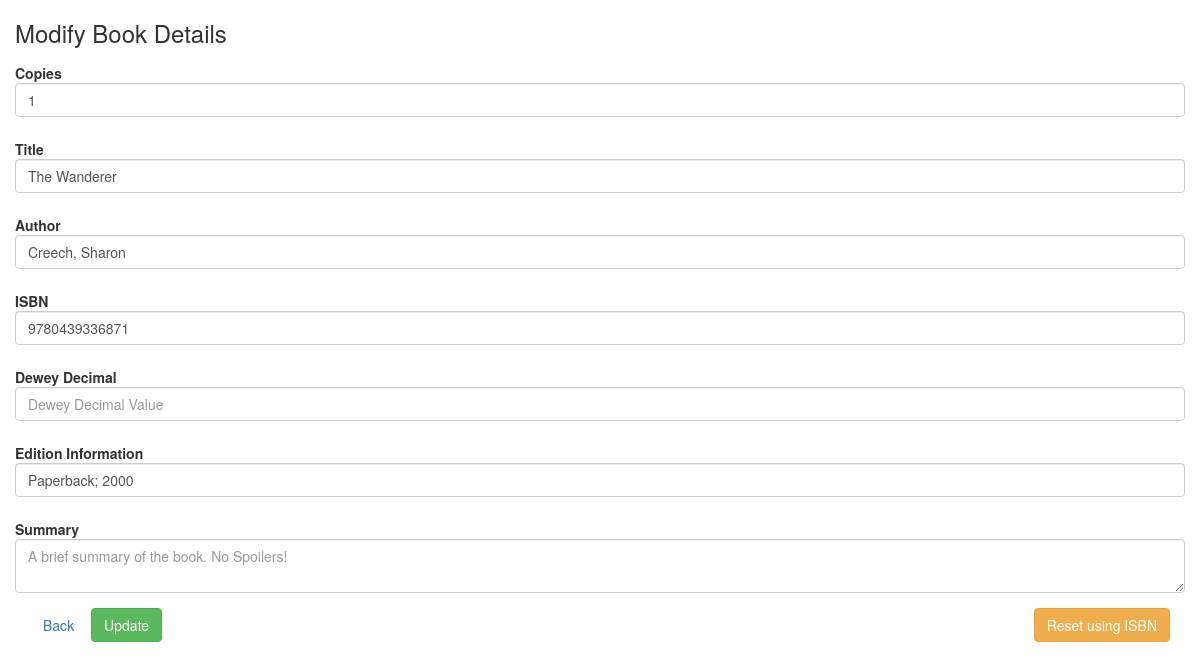
The page /update.php?id=25 on the database its author committed.
### tables this page shows
CREATE TABLE IF NOT EXISTS `books` (
  `id` int(8) NOT NULL AUTO_INCREMENT,
  `isbn` varchar(30) DEFAULT NULL,
  `author` varchar(99) NOT NULL,
  `title` varchar(99) NOT NULL,
  `dewey_decimal` varchar(15) DEFAULT NULL,
  `edition_info` varchar(99) DEFAULT NULL,
  `summary` longtext,
  `amount` int(3) NOT NULL DEFAULT '1',
  `created_at` datetime NOT NULL DEFAULT CURRENT_TIMESTAMP,
  `updated_at` datetime NOT NULL DEFAULT CURRENT_TIMESTAMP ON UPDATE CURRENT_TIMESTAMP,
  PRIMARY KEY (`id`)
);

### full-book-input-form.php (the view, shortened to what this page needs)
	    			<form id="bookForm"class="form-horizontal" <?php if(!$createForm){
    echo 'action="update.php?id=' . $id. '"'; }
elseif($createForm) {
    echo'action="create-manual.php"';
} ?> method="post">
                    <div class="form-group <?php echo !empty($amt)?'error':'';?>">
					    <label class="control-label">Copies</label>
					    <div class="controls">
					      	<input class="form-control" name="amt" type="number"  placeholder="Number of Copies" value="<?php echo !empty($amt)?$amt:'';?>">
					    </div>
					  </div>
					  <div class="form-group <?php echo !empty($nameError)?'error':'';?>">
					    <label class="control-label">Title</label>
					    <div class="controls">
					      	<input class="form-control" name="title" type="text"  placeholder="Title" value="<?php echo !empty($title)?$title:'';?>">
					    </div>
					  </div>
					  <div class="form-group <?php echo !empty($authorError)?'error':'';?>">
					    <label class="control-label">Author</label>
					    <div class="controls">
					      	<input class="form-control" name="author" type="text" placeholder="Author" value="<?php echo !empty($author)?$author:'';?>">
					    </div>
					  </div>
					  <div class="form-group <?php echo !empty($isbnError)?'error':'';?>">
					    <label class="control-label">ISBN</label>
					    <div class="controls">
					      	<input class="form-control" name="isbn" type="text"  placeholder="ISBN" value="<?php echo !empty($isbn)?$isbn:'';?>">
					    </div>
					  </div>
                      <div class="form-group <?php echo !empty($dewey)?'error':'';?>">
					    <label class="control-label">Dewey Decimal</label>
					    <div class="controls">
					      	<input class="form-control" name="dewey" type="text"  placeholder="Dewey Decimal Value" value="<?php echo !empty($dewey)?$dewey:'';?>">
					    </div>
					  </div>
                         <div class="form-group <?php echo !empty($info)?'error':'';?>">
					    <label class="control-label">Edition Information</label>
					    <div class="controls">
					      	<input class="form-control" name="info" type="text"  placeholder="" value="<?php echo !empty($info)?$info:'';?>">
					    </div>
					  </div>
                        <div class="form-group <?php echo !empty($summary)?'error':'';?>">
					    <label class="control-label">Summary</label>
					    <div class="controls">
                            <textarea class="form-control" name="summary" form="bookForm"  placeholder="A brief summary of the book. No Spoilers!" ><?php if(!empty($summary)) { echo $summary;}?></textarea>
					    </div>
					  </div>
                <?php if(!$createForm) { ?>
					  <div class="form-actions">
  						  <a class="btn" href="index.php">Back</a>
						  <button type="submit" class="btn btn-success">Update</button>
                          <a href="reset.php?isbn=<?php echo '-' . $isbn .'&amt=' . $amt ?>" class="pull-right btn btn-warning">Reset using ISBN</a>
						</div>
                        <?php } ?>
					</form>

### rows shown on the page
books: amt "1", title "The Wanderer", author "Creech, Sharon", isbn "9780439336871", info "Paperback; 2000"
